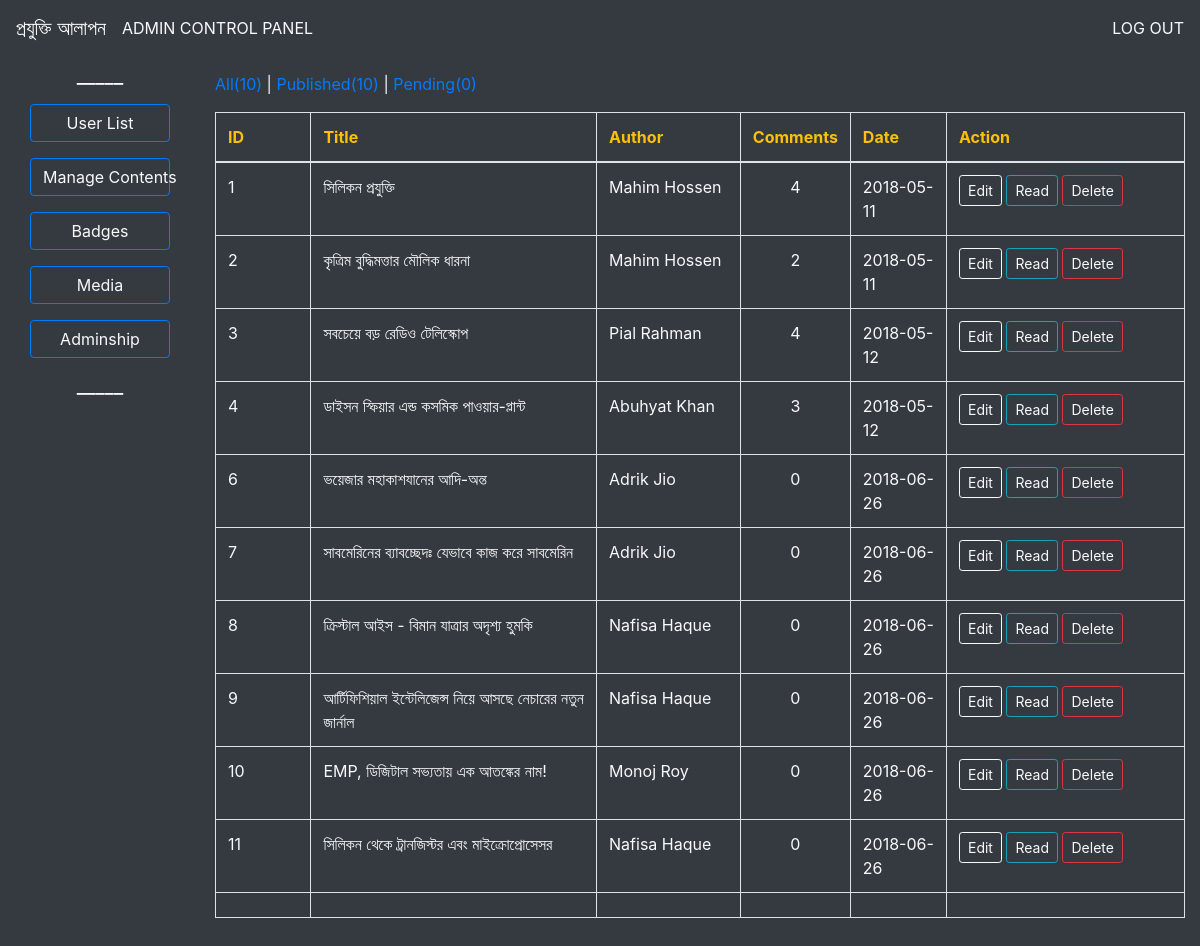
Screenshot of /project/admin_content.php?op=all (signed in) with the database file from the repository.
### tables this page shows
CREATE TABLE `posts` (
  `post_id` int(11) NOT NULL,
  `user_id` int(11) NOT NULL,
  `title` mediumtext NOT NULL,
  `date` date NOT NULL,
  `content` mediumtext NOT NULL,
  `state` int(1) NOT NULL
);

CREATE TABLE `user_list` (
  `id` int(11) NOT NULL,
  `username` varchar(30) NOT NULL,
  `firstname` varchar(30) NOT NULL,
  `lastname` varchar(30) NOT NULL,
  `password` varchar(44) NOT NULL,
  `email` varchar(255) NOT NULL,
  `state` int(1) NOT NULL,
  `admin` int(1) NOT NULL
);

### project/admin_content.php (the view, shortened to what this page needs)
<!DOCTYPE html>
<?php
if(!isset($_SESSION['id'])){
        header("location:login_page.php?profile=access denied");
        exit();
    }
else{
    include_once "includes/connect_db.php";
    mysqli_query($conn,'SET CHARACTER SET utf8');
    mysqli_query($conn,"SET SESSION collation_connection ='utf8_general_ci'");
    $op = $_GET['op'];
}
?>
<html>
<head>
	<link rel="stylesheet" href="bootstrap-4.0.0\dist\css\bootstrap.css">
    <link rel="stylesheet" href="effect.css">
</head>
<body class="bg-dark">
    <nav class="navbar navbar-expand-sm bg-dark navbar-dark">
        <a class="navbar-brand" href="index.php">প্রযুক্তি আলাপন</a>
        <a class="nav nav-item text-light" href="admin.php">ADMIN CONTROL PANEL</a>
        <a class="nav nav-item ml-auto text-light" href="includes/logout.inc.php">LOG OUT</a>
    </nav>
    <div class="container-fluid">
        <div class="row">
            <?php include_once 'admin_sidebar.php';?>
            <?php
                $sql1 = "select * from posts where state!=2;";
                $res1 = mysqli_query($conn,$sql1);
                $all =  mysqli_num_rows($res1);
                $sql2 = "select * from posts where state=1;";
                $res2 = mysqli_query($conn,$sql2);
                $pub =  mysqli_num_rows($res2);
                $sql3 = "select * from posts where state=0;";
                $res3 =  mysqli_query($conn,$sql3);
                $pend =  mysqli_num_rows($res3);
            ?>
            <div class="col py-3">
                <p class="text-light"><a href='admin_content.php?op=all'>All(<?php echo $all; ?>)</a> | <a href='admin_content.php?op=pub'>Published(<?php echo $pub; ?>)</a> | <a href='admin_content.php?op=pend'>Pending(<?php echo $pend; ?>)</a> </p>
                <table class="table text-warning table-bordered">
                    <thead>
                    <th>ID</th>
                    <th>Title</th>
                    <th>Author</th>
                    <th>Comments</th>
                    <th>Date</th>
                    <th>Action</th>
                    </thead>
                    <?php
                        if($op=='all'){
                            while($row = mysqli_fetch_assoc($res1)){
                                $uid = $row['user_id'];
                                $sql = "select * from user_list where id=$uid";
                                $res = mysqli_query($conn,$sql);
                                $user = mysqli_fetch_assoc($res);
                                $com_sql = "select * from comment where post_id=".$row['post_id'].";";
                                $com_query = mysqli_query($conn,$com_sql);
                                $comments = mysqli_num_rows($com_query);
                                if($row['state']==1){
                                    echo "<tr class='text-light'>
                                    <td style='width:10%'>".$row['post_id']."</td>
                                    <td style='width:30%'>".$row['title']."</td>
                                    <td style='width:15%'>".$user['firstname']." ".$user['lastname']."</td>
                                    <td class='text-center' style='width:10%'>".$comments."</td>
                                    <td style='width:10%'>".$row['date']."</td>
                                    <td style='width:25%'><form class='form-group' action='includes/admin_content_op.inc.php' method='post'>
                            <input type='hidden' name='opcode' value=".$row['post_id'].">
                            <button class='btn btn-sm btn-primary btn-outline-light' name='content_op' value=1>Edit</button>
                            <button class='btn btn-sm btn-primary text-light btn-outline-info' name='content_op' value=4>Read</button>
                            <button class='btn btn-sm btn-primary text-light btn-outline-danger' name='content_op' value=3>Delete</button></form></td>
                                    </tr>";
                                }
                            }
                        }
                    ?>
                    <tr><td></td><td></td><td></td><td></td><td></td><td></td></tr>
                </table>
            </div>
        </div>
    </div>
</body>
</html>

### rows the page displays
posts: post_id "1", title "সিলিকন প্রযুক্তি", user_list.firstname "Mahim", user_list.lastname "Hossen", comments "4", date "2018-05-11"
posts: post_id "2", title "কৃত্রিম বুদ্ধিমত্তার মৌলিক ধারনা", user_list.firstname "Mahim", user_list.lastname "Hossen", comments "2", date "2018-05-11"
posts: post_id "3", title "সবচেয়ে বড় রেডিও টেলিস্কোপ", user_list.firstname "Pial", user_list.lastname "Rahman", comments "4", date "2018-05-12"
posts: post_id "4", title "ডাইসন স্ফিয়ার এন্ড কসমিক পাওয়ার-প্লান্ট", user_list.firstname "Abuhyat", user_list.lastname "Khan", comments "3", date "2018-05-12"
posts: post_id "6", title "ভয়েজার মহাকাশযানের আদি-অন্ত", user_list.firstname "Adrik", user_list.lastname "Jio", comments "0", date "2018-06-26"
posts: post_id "7", title "সাবমেরিনের ব্যাবচ্ছেদঃ যেভাবে কাজ করে সাবমেরিন", user_list.firstname "Adrik", user_list.lastname "Jio", comments "0", date "2018-06-26"
posts: post_id "8", title "ক্রিস্টাল আইস - বিমান যাত্রার অদৃশ্য হুমকি", user_list.firstname "Nafisa", user_list.lastname "Haque", comments "0", date "2018-06-26"
posts: post_id "9", title "আর্টিফিশিয়াল ইন্টেলিজেন্স নিয়ে আসছে নেচারের নতুন জার্নাল", user_list.firstname "Nafisa", user_list.lastname "Haque", comments "0", date "2018-06-26"
posts: post_id "10", title "EMP, ডিজিটাল সভ্যতায় এক আতঙ্কের নাম!", user_list.firstname "Monoj", user_list.lastname "Roy", comments "0", date "2018-06-26"
posts: post_id "11", title "সিলিকন থেকে ট্রানজিস্টর এবং মাইক্রোপ্রোসেসর", user_list.firstname "Nafisa", user_list.lastname "Haque", comments "0", date "2018-06-26"

### other values shown
$all "10"
$pub "10"
$pend "0"
